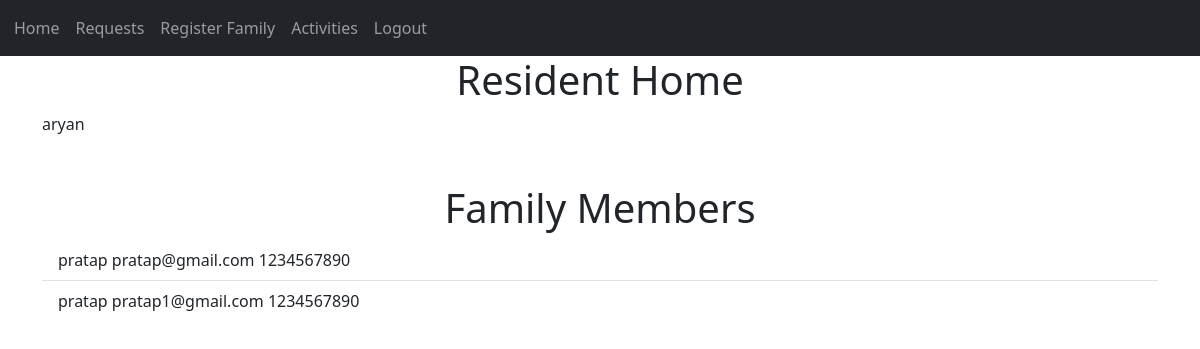
The page /resident-home (signed in) on the database as committed earlier.
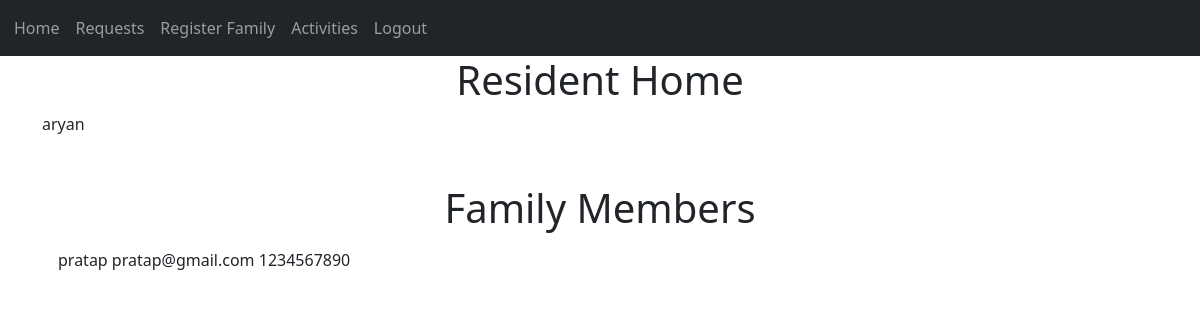
The same page on the database as committed later.
### website/models.py (models this page shows)
class Family(db.Model, UserMixin):
    id=db.Column(db.Integer, primary_key=True)
    residentId=db.Column(db.Integer, db.ForeignKey('user.id'))
    email=db.Column(db.String(150), unique=True)
    name = db.Column(db.String(150))
    contactNo = db.Column(db.String(10))
    resident_name=db.Column(db.String(150))
    role=db.Column(db.String(10))

### website/views.py (the view)
@views.route('/resident-home', methods=['GET','POST'])
@login_required
def residentHome():
    res = db.session.execute(text('select email from Log where Log.id=:id'), {'id': current_user.id})
    email = res.fetchone()[0]
    user = User.query.filter_by(email=email).first()
    return render_template('/residentHome.html', user=user, role="resident")

### website/__init__.py (called while the page is built)
def create_app():
    app=Flask(__name__)
    app.config['SESSION_TYPE'] = 'filesystem'
    app.config['SECRET_KEY']=os.getenv("SECRET_KEY")
    app.config['SQLALCHEMY_DATABASE_URI']=f'sqlite:///{DB_NAME}'
    db.init_app(app)
    from .views import views
    from .auth import auth
    app.register_blueprint(views, url_prefix='/')
    app.register_blueprint(auth, url_prefix='/auth/')
    from .models import User, Note, Requests, Family,Log
    with app.app_context():
        db.create_all()
        print("Database Created!")
    login_manager = LoginManager()
    login_manager.login_view='auth.login'
    login_manager.init_app(app)
    @login_manager.user_loader
    def load_user(id_):
        user_type = db.session.execute(text('select role from log where id=:id'),{'id': id_})
        print(user_type.fetchone()[0])
        return Log.query.get(int(id_))
    return app

### website/templates/residentHome.html
{% extends "base.html" %} {% block title %}Resident Home{% endblock %} {%block content%}
<h1 align="center">Resident Home</h1>
{{user.name}}
{% if user.family %}
    <h1 align="center" class="mt-5">Family Members</h1>
    <ul class="list-group list-group-flush" id="requests">
        {% for member in user.family %}
            <li class="list-group-item" style="display: flex; justify-content: space-between; align-items: center;">
                {{member.name}}
                {{member.email}}
                {{member.contactNo}}
            </li>
        {% endfor %}
    </ul>
{% endif %}
{%endblock%}

Rows that differ between the two databases and show on the page:
removed Family: name "pratap", email "pratap1@gmail.com", contactNo "1234567890"
